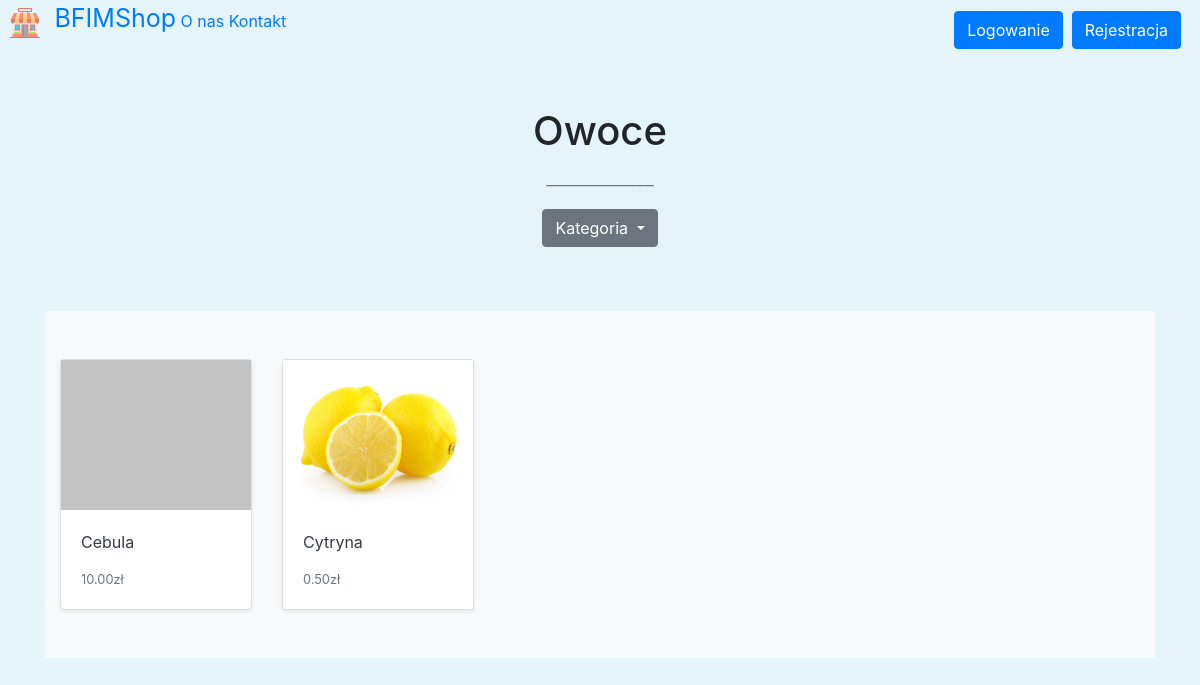
The page /shop/owoce/ on the database as committed earlier.
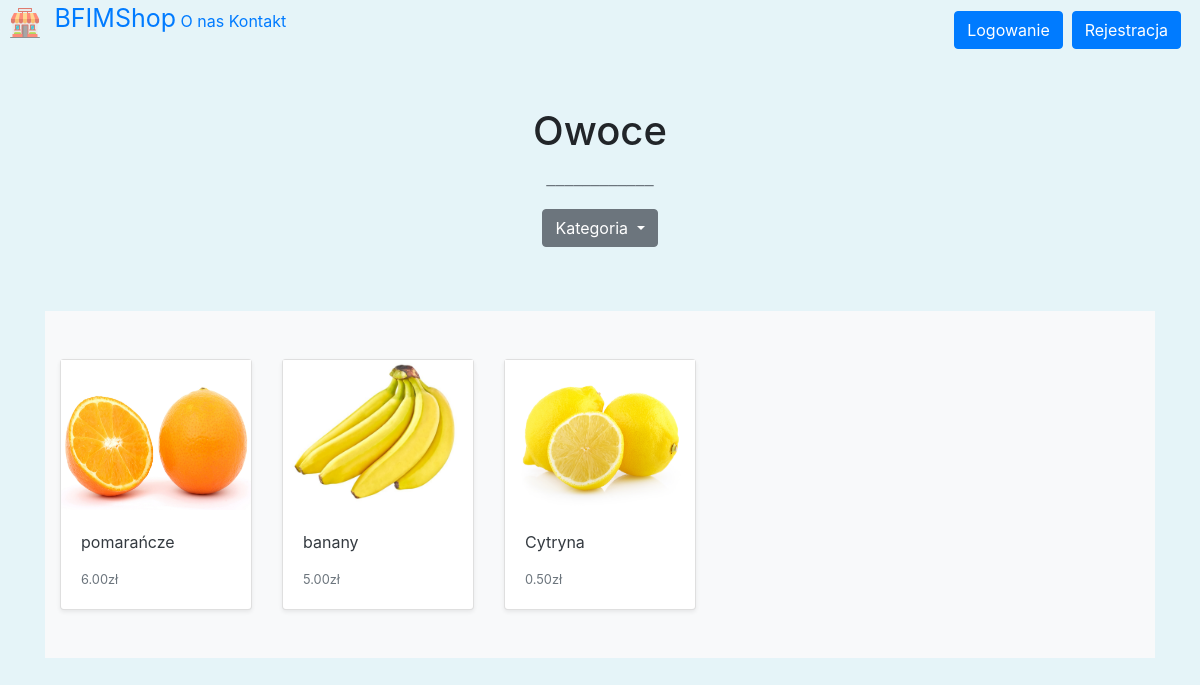
The same page on the database as committed later.
### store/models.py (models this page shows, shortened)
class Product(models.Model):
    category = models.ForeignKey(Category, related_name='product', on_delete=models.CASCADE)
    created_by = models.ForeignKey(User, on_delete=models.CASCADE, related_name='product_creator')
    title = models.CharField(max_length=255)
    author = models.CharField(max_length=255, default='admin')
    description = models.TextField(blank=True)
    image = models.ImageField(upload_to='images/', default='images/default.jpg')
    slug = models.SlugField(max_length=255)
    price = models.DecimalField(max_digits=4, decimal_places=2)
    in_stock = models.BooleanField(default=True)
    is_active = models.BooleanField(default=True)
    created = models.DateTimeField(auto_now_add=True)
    updated = models.DateTimeField(auto_now=True)
    objects = models.Manager()
    products = ProductManager()
    class Meta:
        verbose_name_plural = 'Products'
        ordering = ('-created',)
    def get_absolute_url(self):
        return reverse('store:product_detail', args=[self.slug])

### store/views.py (the view)
# urls.py: path('shop/<slug:category_slug>/', views.category_list, name='category_list'),
def category_list(request, category_slug=None):
    category = get_object_or_404(Category, slug=category_slug)
    products = Product.objects.filter(category=category)
    return render(request, 'store/products/category.html', {'category': category, 'products': products })

### basket/context_processors.py (called while the page is built)
def basket(request):
    return {'basket': Basket(request)}

### store/context_processors.py (called while the page is built)
def categories(request):
    return {
        'categories': Category.objects.all()
    }

### store/models.py (called while the page is built)
    def get_absolute_url(self):
        return reverse('store:category_list', args=[self.slug])

### store/templates/store/products/category.html (shortened to what this page needs)
{% extends '../main.html' %}
{% load static %}
{% block content %}
<main>
<div class="container">
  <section class="py-5 text-center container">
    <div class="row py-lg-3">
      <div class="col-lg-6 col-md-8 mx-auto">
        <h1 class="h1 fw-bold">{{category.name|title}}</h1>
        <p class="lead text-muted">____________</p>
        <div class="bd-example">
          <div class="dropdown">
            <button class="btn btn-secondary dropdown-toggle" type="button" id="dropdownMenuButton" data-toggle="dropdown"
              aria-haspopup="true" aria-expanded="false">
              Kategoria
            </button>
          </div>
        </div>
      </div>
    </div>
  </section>
  <div class="album py-5 bg-light">
    <div class="container">
      <div class="row row-cols-1 row-cols-sm-2 row-cols-md-5 g-3">
        {% for product in products %}
        <div class="col">
          <div class="card shadow-sm">
            <img class="img-fluid" alt="Responsive image" src="{{ product.image.url }}" style="height: 150px; width:300px;">
            <div class="card-body">
              <p class="card-text">
                <a class="text-dark text-decoration-none" href="{{ product.get_absolute_url }}">{{ product.title }}</a>
              </p>
              <div class="d-flex justify-content-between align-items-center">
                <small class="text-muted">{{ product.price }}zł</small>
              </div>
            </div>
          </div>
        </div>
      {% endfor %}
    </div>
  </div>
</div>
</div>
</main>
{% endblock %}

Rows that differ between the two databases and show on the page:
removed Product: image (placeholder picture), title "Cebula", price "10.00"
added Product: image (picture), title "pomarańcze", price "6.00"
added Product: image (picture), title "banany", price "5.00"
